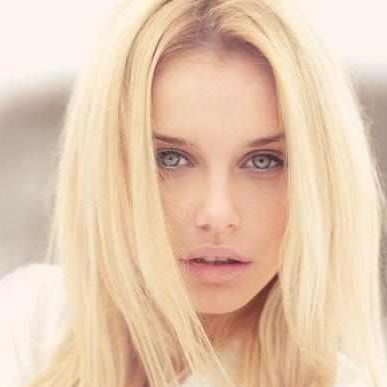
#> input picture blonde.jpg, 387 x 387 px
$ python ex6-11.py
#> lines starting #> are read from the running program, lines starting #| are printed output that depends on the picture; after the words box and inside, x2 and y2 are one past the last pixel; in counts of white or black regions, pixels touching at a corner belong together
# -*- coding: utf-8 -*-
"""
Created on Tue Feb  9 16:16:53 2021

@author: d19fd
"""

import cv2

img = cv2.imread('blonde.jpg', 0)
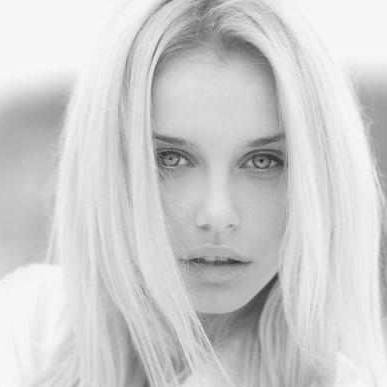
#> img: shape (387, 387); min 30, max 250, mean 206.2

t1, thd = cv2.threshold(img, 127, 255, cv2.THRESH_BINARY)
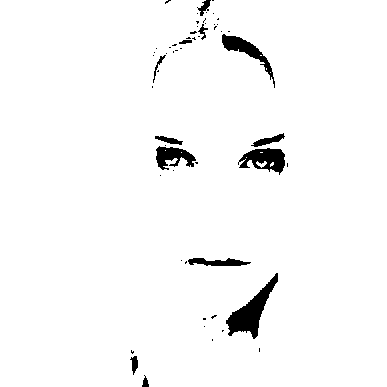
#> thd: shape (387, 387); 97.2% white; 57 black regions (44 under 20 px), largest, box (x1, y1, x2, y2) and area: (226, 273, 278, 339) 1166, (238, 148, 285, 175) 732, (222, 34, 275, 88) 644
athdMEAN = cv2.adaptiveThreshold(img, 255, cv2.ADAPTIVE_THRESH_MEAN_C, cv2.THRESH_BINARY,5,3)
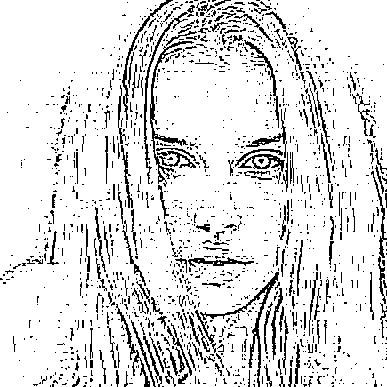
#> athdMEAN: shape (387, 387); 87.4% white; black in thin lines or dots
athdGAUS = cv2.adaptiveThreshold(img, 255, cv2.ADAPTIVE_THRESH_GAUSSIAN_C, cv2.THRESH_BINARY, 5,3)
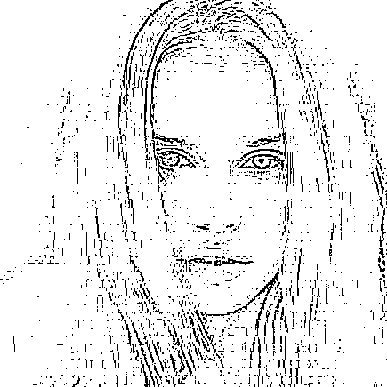
#> athdGAUS: shape (387, 387); 92.2% white; black in thin lines or dots

cv2.imshow('img', img)
cv2.imshow('thd', thd)
cv2.imshow('athdMEAN', athdMEAN)
cv2.imshow('athdGAUS', athdGAUS)

cv2.waitKey()
cv2.destroyAllWindows()

$ run again, with Kate.jpg copied over blonde.jpg
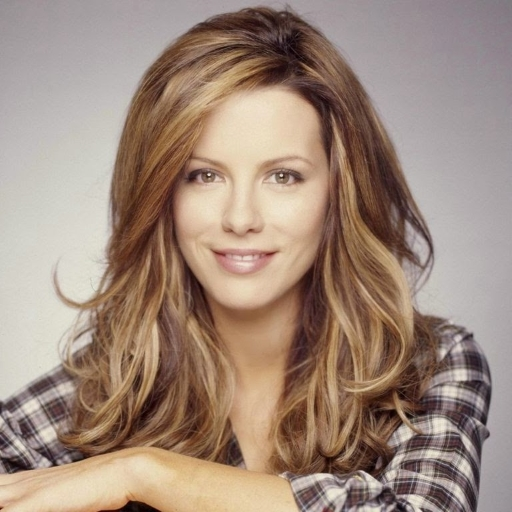
#> input picture Kate.jpg, 512 x 512 px
#> `t1, thd = cv2.threshold(img, 127, 255, cv2.THRESH_BINARY)`:
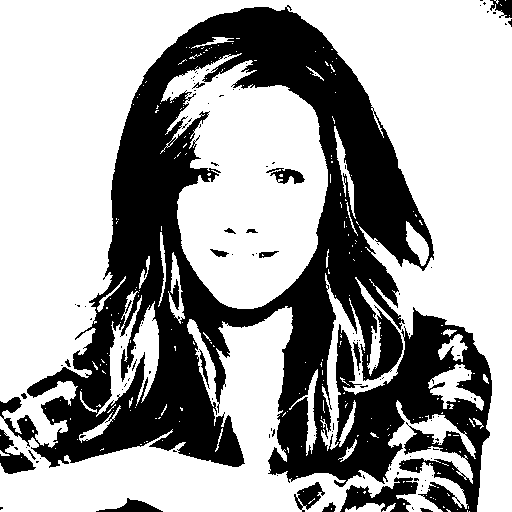
#> thd: shape (512, 512); 64.1% white; 121 black regions (102 under 20 px), largest, box (x1, y1, x2, y2) and area: (0, 5, 492, 512) 89725, (340, 477, 418, 512) 1362, (0, 429, 36, 474) 702
#> athdMEAN: shape (512, 512); 77.4% white; black in thin lines or dots
#> `athdGAUS = cv2.adaptiveThreshold(img, 255, cv2.ADAPTIVE_THRESH_GAUSSIA..`:
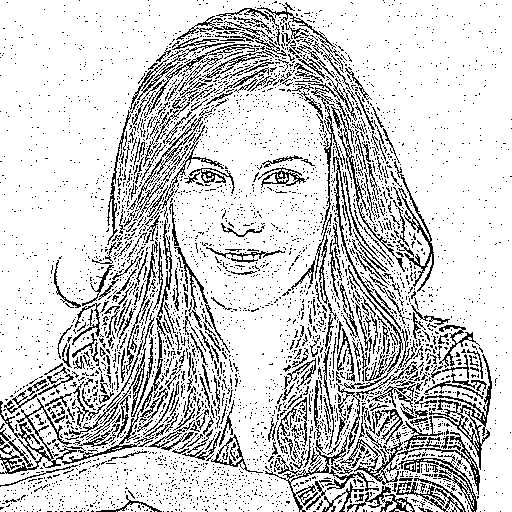
#> athdGAUS: shape (512, 512); 81.2% white; black in thin lines or dots
